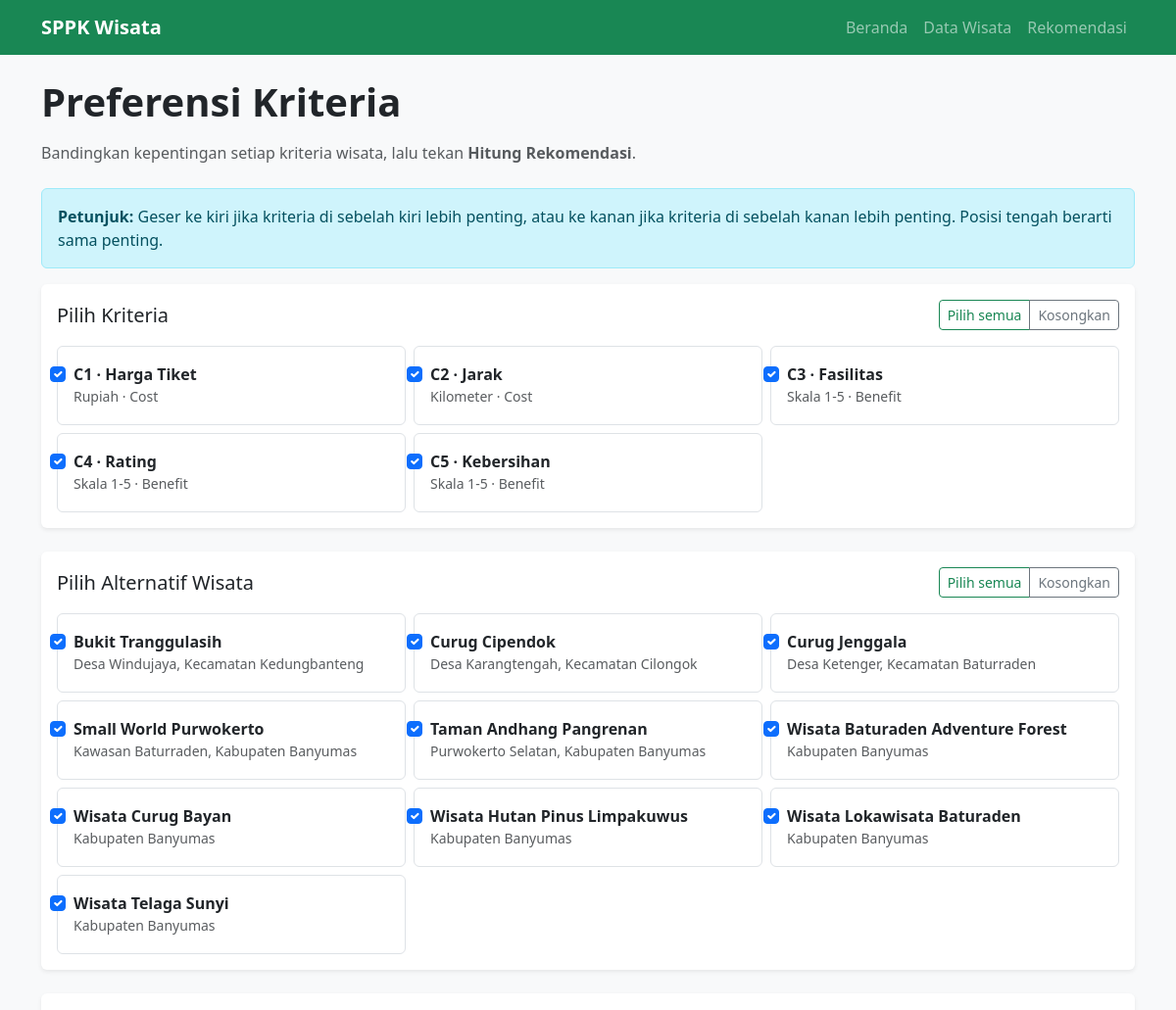
/preferensi (upper part), run on an earlier commit of the app's database.
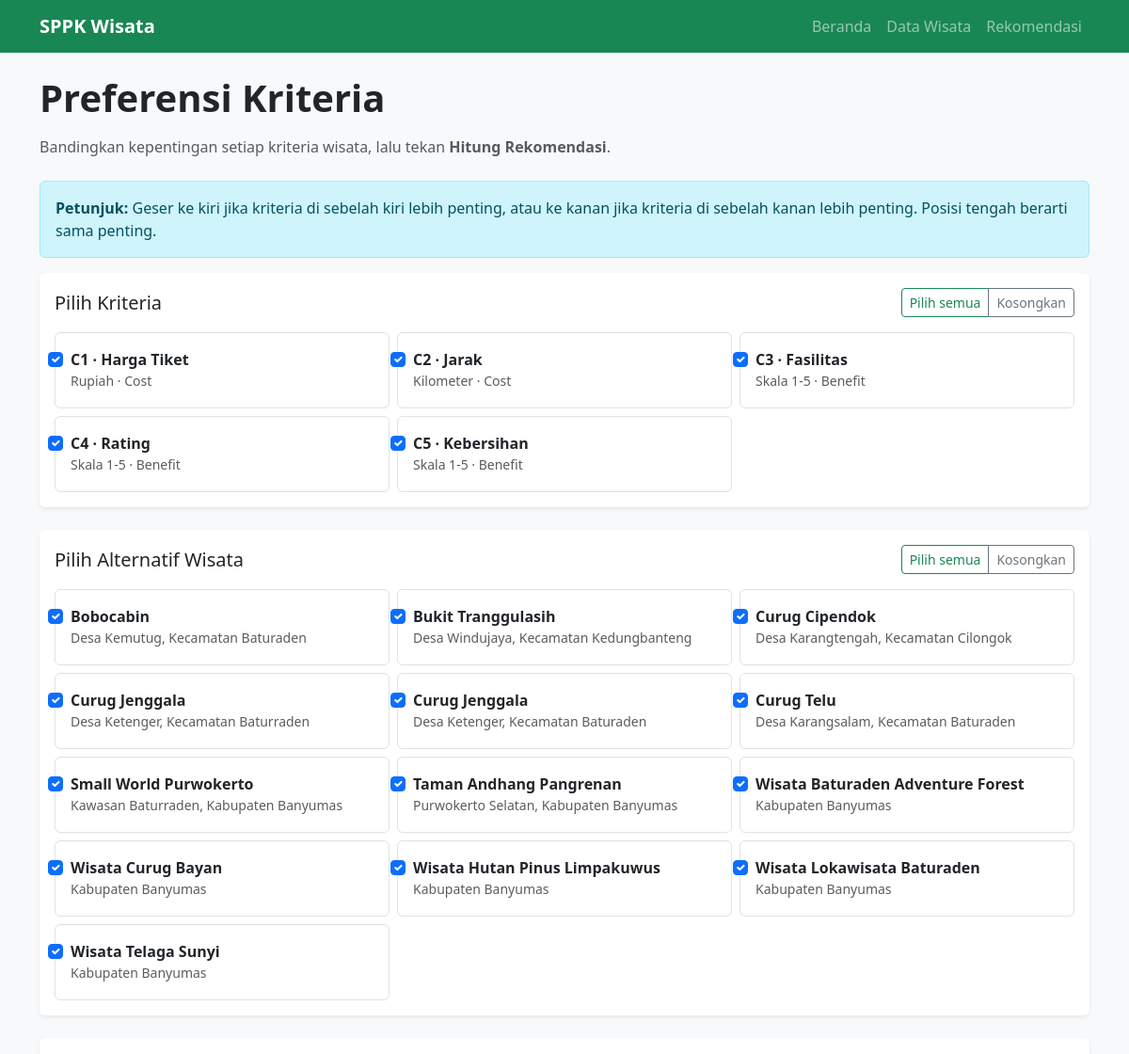
And on a later commit of the database.
### tables this page shows
CREATE TABLE kriteria (
    id INTEGER PRIMARY KEY AUTOINCREMENT,
    kode TEXT NOT NULL UNIQUE,
    nama TEXT NOT NULL,
    atribut TEXT NOT NULL CHECK (
        atribut IN ('benefit', 'cost')
    ),
    satuan TEXT
);

CREATE TABLE wisata (
    id INTEGER PRIMARY KEY AUTOINCREMENT,
    nama TEXT NOT NULL,
    alamat TEXT,
    deskripsi TEXT
);

### app.py (the view, shortened to what this page needs)
@app.route("/preferensi", methods=["GET", "POST"])
def preferensi():
    db = get_db()
    daftar_kriteria = db.execute(
        """
        SELECT
            id,
            kode,
            nama,
            atribut,
            satuan
        FROM kriteria
        ORDER BY id
        """
    ).fetchall()
    semua_wisata = db.execute(
        """
        SELECT id, nama, alamat, deskripsi
        FROM wisata
        ORDER BY nama
        """
    ).fetchall()
    indeks_kriteria = {
        item["id"]: indeks
        for indeks, item in enumerate(daftar_kriteria)
    }
    if request.method == "GET":
        return render_template(
            "preferensi.html",
            daftar_kriteria=daftar_kriteria,
            daftar_wisata=semua_wisata,
            kriteria_terpilih_ids={
                item["id"] for item in daftar_kriteria
            },
            wisata_terpilih_ids={
                item["id"] for item in semua_wisata
            },
            nilai_terpilih={},
        )

### database.py (called while the page is built)
def get_db():
    if "db" not in g:
        g.db = sqlite3.connect(DATABASE)
        g.db.row_factory = sqlite3.Row
        g.db.execute("PRAGMA foreign_keys = ON")
    return g.db

### templates/preferensi.html (shortened to what the changed rows need)
{% extends "base.html" %}
{% block content %}
{% set pilihan = [
    ('0.111111111', '1/9', 'mutlak lebih penting'),
    ('0.142857143', '1/7', 'sangat lebih penting'),
    ('0.2', '1/5', 'lebih penting'),
    ('0.333333333', '1/3', 'sedikit lebih penting'),
    ('1', '1', 'sama penting'),
    ('3', '3', 'sedikit lebih penting'),
    ('5', '5', 'lebih penting'),
    ('7', '7', 'sangat lebih penting'),
    ('9', '9', 'mutlak lebih penting')
] %}
{% set label_skala = ['9', '7', '5', '3', '1', '3', '5', '7', '9'] %}
<div class="mb-4">
    <h1 class="fw-bold mb-3">Preferensi Kriteria</h1>
</div>
<form method="post" action="{{ url_for('preferensi') }}">
    <section class="card shadow-sm mb-4" aria-labelledby="judul-pilihan-kriteria">
        <div class="card-body">
            <div class="d-flex flex-wrap justify-content-between align-items-center gap-2 mb-3">
                <h2 class="h5 mb-0" id="judul-pilihan-kriteria">
                    Pilih Kriteria
                </h2>
            </div>
            <div class="row g-2">
                {% for kriteria in daftar_kriteria %}
                    <div class="col-12 col-sm-6 col-lg-4">
                        <label class="form-check border rounded p-3 h-100">
                            <input
                                class="form-check-input me-2"
                                type="checkbox"
                                name="kriteria_terpilih"
                                value="{{ kriteria['id'] }}"
                                data-selection-group="kriteria"
                                {% if kriteria['id'] in kriteria_terpilih_ids %}checked{% endif %}
                            >
                            <span class="form-check-label">
                                <strong>{{ kriteria["kode"] }} · {{ kriteria["nama"] }}</strong>
                                {% if kriteria["satuan"] %}
                                    <small class="d-block text-muted">
                                        {{ kriteria["satuan"] }} ·
                                        {{ "Benefit" if kriteria["atribut"] == "benefit" else "Cost" }}
                                    </small>
                                {% endif %}
                            </span>
                        </label>
                    </div>
                {% else %}
                    <div class="col-12 text-muted">
                        Data kriteria belum tersedia.
                    </div>
                {% endfor %}
            </div>
        </div>
    </section>
    <section class="card shadow-sm mb-4" aria-labelledby="judul-pilihan-wisata">
        <div class="card-body">
            <div class="d-flex flex-wrap justify-content-between align-items-center gap-2 mb-3">
                <h2 class="h5 mb-0" id="judul-pilihan-wisata">
                    Pilih Alternatif Wisata
                </h2>
            </div>
            <div class="row g-2">
                {% for wisata in daftar_wisata %}
                    <div class="col-12 col-sm-6 col-lg-4">
                        <label class="form-check border rounded p-3 h-100">
                            <input
                                class="form-check-input me-2"
                                type="checkbox"
                                name="wisata_terpilih"
                                value="{{ wisata['id'] }}"
                                data-selection-group="wisata"
                                {% if wisata['id'] in wisata_terpilih_ids %}checked{% endif %}
                            >
                            <span class="form-check-label">
                                <strong>{{ wisata["nama"] }}</strong>
                                {% if wisata["alamat"] %}
                                    <small class="d-block text-muted">
                                        {{ wisata["alamat"] }}
                                    </small>
                                {% endif %}
                            </span>
                        </label>
                    </div>
                {% else %}
                    <div class="col-12 text-muted">
                        Data alternatif wisata belum tersedia.
                    </div>
                {% endfor %}
            </div>
        </div>
    </section>
</form>
{% endblock %}

What changed in the data, as far as the page shows it:
added wisata: wisata_terpilih "☑", nama "Bobocabin", alamat "Desa Kemutug, Kecamatan Baturaden"
added wisata: wisata_terpilih "☑", nama "Curug Jenggala", alamat "Desa Ketenger, Kecamatan Baturaden"
added wisata: wisata_terpilih "☑", nama "Curug Telu", alamat "Desa Karangsalam, Kecamatan Baturaden"
